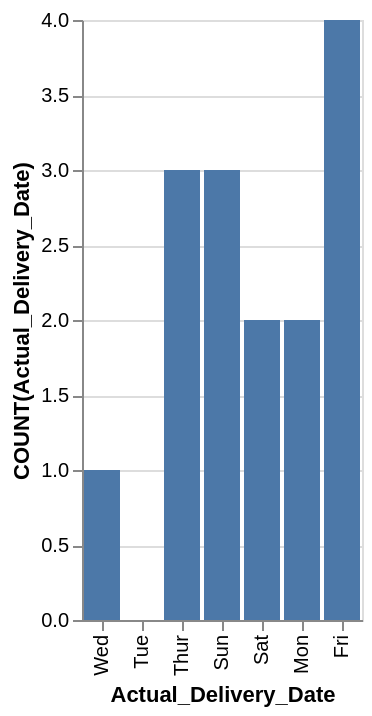

Source (Vega-Lite JSON):
### Vega-Lite specification from a JSON file in a GitHub repository (floating-point values rounded to 4 significant figures)
{"data": {"values": [{"x_data": "Mon", "y_data": 2}, {"x_data": "Tue", "y_data": 0}, {"x_data": "Wed", "y_data": 1}, {"x_data": "Thur", "y_data": 3}, {"x_data": "Fri", "y_data": 4}, {"x_data": "Sat", "y_data": 2}, {"x_data": "Sun", "y_data": 3}]}, "mark": "bar", "encoding": {"x": {"field": "x_data", "type": "nominal", "title": "Actual_Delivery_Date", "sort": "descending"}, "y": {"field": "y_data", "type": "quantitative", "title": "COUNT(Actual_Delivery_Date)"}}}
